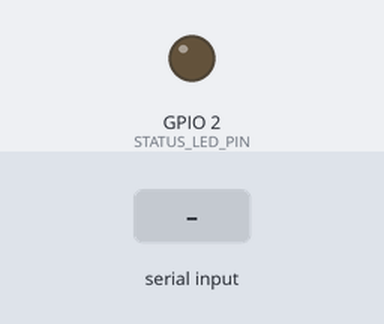
Simulated run of this sketch. Board: ESP32. Parts: output pins drawn as LEDs (lit = HIGH). The test bench sets the inputs (shaded band). What the sketch prints to the serial monitor is not drawn.

Above: at 14.5 s.
14.6 s: "INIT_MASTER\n" received over the second serial link
At 15.7 s:
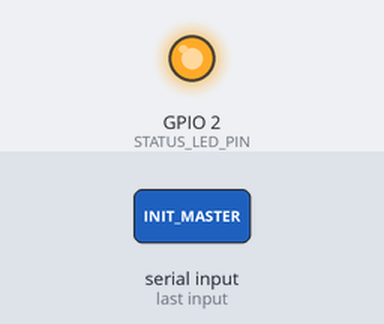
16.1 s: "SLAVE_READY\n" received over the second serial link
19.1 s: "MASTER_DATA:\n" received over the second serial link
Timing chart, 0 to 22.1 s (numbered marks = the images above; inputs shaded):
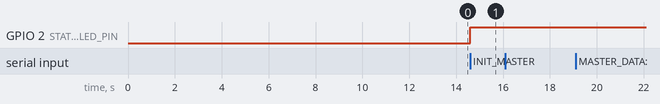

Measured:
- after the input at 14.6 s, GPIO 2 (STATUS_LED_PIN): LOW → HIGH at once
- after the input at 16.1 s, every drawn part: stays the same
- after the input at 19.1 s, every drawn part: stays the same

The sketch:

ESP32_WiFi___.ino
```cpp
/*
 * ESP32 WiFi修复版
 * 功能：尝试修复WiFi导致的重启问题
 * 使用更保守的WiFi配置
 */

#include <WiFi.h>

// 串口配置
#define MEGA_TX_PIN 16     // ESP32 TX
#define MEGA_RX_PIN 17     // ESP32 RX
#define STATUS_LED_PIN 2   // 状态指示

// 在ESP32上使用Serial2与Mega2560通信
#define megaSerial Serial2

// 系统状态
bool megaConnected = false;
bool wifiInitialized = false;
unsigned long lastHeartbeat = 0;

void setup() {
  // 先初始化调试串口
  Serial.begin(115200);
  delay(100);

  Serial.println("==========================================");
  Serial.println("ESP32 WiFi修复版启动");
  Serial.println("==========================================");

  // 初始化引脚
  pinMode(STATUS_LED_PIN, OUTPUT);
  digitalWrite(STATUS_LED_PIN, LOW);

  // 初始化与Mega2560的通信
  megaSerial.begin(115200, SERIAL_8N1, MEGA_RX_PIN, MEGA_TX_PIN);

  // 等待启动完成
  delay(3000); // 增加启动延迟

  Serial.println("ESP32初始化完成！");

  // 尝试初始化WiFi
  initWiFi();

  // 发送初始化响应
  megaSerial.println("ESP32_READY");
  Serial.println("发送ESP32_READY到Mega2560");

  // 等待Mega2560响应
  unsigned long timeout = millis() + 10000;
  while (millis() < timeout) {
    if (megaSerial.available()) {
      String response = megaSerial.readStringUntil('\n');
      response.trim();

      Serial.println("收到Mega2560消息: " + response);

      if (response == "INIT_MASTER" || response == "SLAVE_READY") {
        megaConnected = true;
        digitalWrite(STATUS_LED_PIN, HIGH);
        Serial.println("Mega2560连接成功！");
        break;
      }
    }
    delay(100);
  }

  if (!megaConnected) {
    Serial.println("Mega2560连接超时！");
  }
}

void loop() {
  // 处理与Mega2560的通信
  handleMegaCommunication();

  // 发送心跳
  sendHeartbeat();

  delay(10);
}

// 初始化WiFi
void initWiFi() {
  Serial.println("尝试初始化WiFi...");

  try {
    // 设置WiFi模式
    WiFi.mode(WIFI_OFF);
    delay(100);

    // 启动AP模式
    WiFi.mode(WIFI_AP);
    delay(100);

    // 配置AP参数
    WiFi.softAP("ESP32_TEST", "12345678", 1, 0, 4); // 限制连接数为4

    // 获取IP地址
    IPAddress IP = WiFi.softAPIP();
    Serial.print("AP IP地址: ");
    Serial.println(IP);

    wifiInitialized = true;
    Serial.println("WiFi初始化成功！");

  } catch (...) {
    Serial.println("WiFi初始化失败！");
    wifiInitialized = false;
  }
}

// 处理Mega2560通信
void handleMegaCommunication() {
  if (megaSerial.available()) {
    String data = megaSerial.readStringUntil('\n');
    data.trim();

    Serial.println("收到Mega2560数据: " + data);

    // 处理不同类型的数据
    if (data.startsWith("MASTER_DATA:")) {
      handleMasterData(data);
    } else if (data.startsWith("SLAVE_STATUS:") || data.startsWith("SLAVE_DATA:")) {
      handleSlaveData(data);
    } else if (data == "INIT_MASTER" || data == "SLAVE_READY") {
      megaConnected = true;
      digitalWrite(STATUS_LED_PIN, HIGH);
      Serial.println("Mega2560重新连接成功！");
    }
  }
}

// 处理主设备数据
void handleMasterData(String data) {
  Serial.println("处理主设备数据: " + data);

  // 如果WiFi正常，可以在这里添加WiFi相关功能
  if (wifiInitialized) {
    Serial.println("WiFi功能可用");
  }
}

// 处理从设备数据
void handleSlaveData(String data) {
  Serial.println("处理从设备数据: " + data);
}

// 发送心跳
void sendHeartbeat() {
  if (millis() - lastHeartbeat > 5000) { // 每5秒发送一次
    if (megaConnected) {
      megaSerial.println("ESP32_HEARTBEAT");
      Serial.println("发送心跳到Mega2560");
    }
    lastHeartbeat = millis();
  }
}
```
